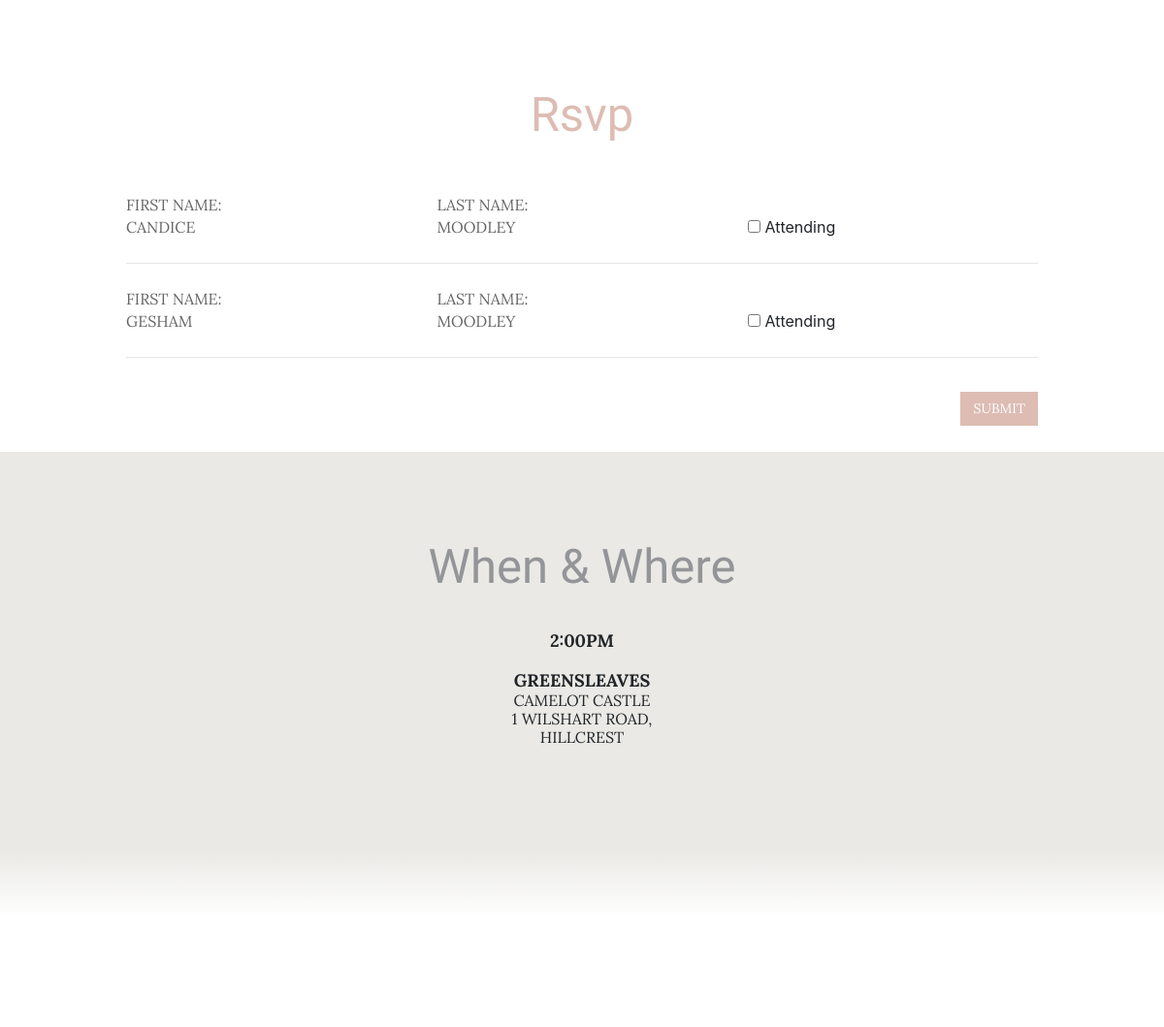
Page /rsvp/84/ (middle part) on the earlier database version.
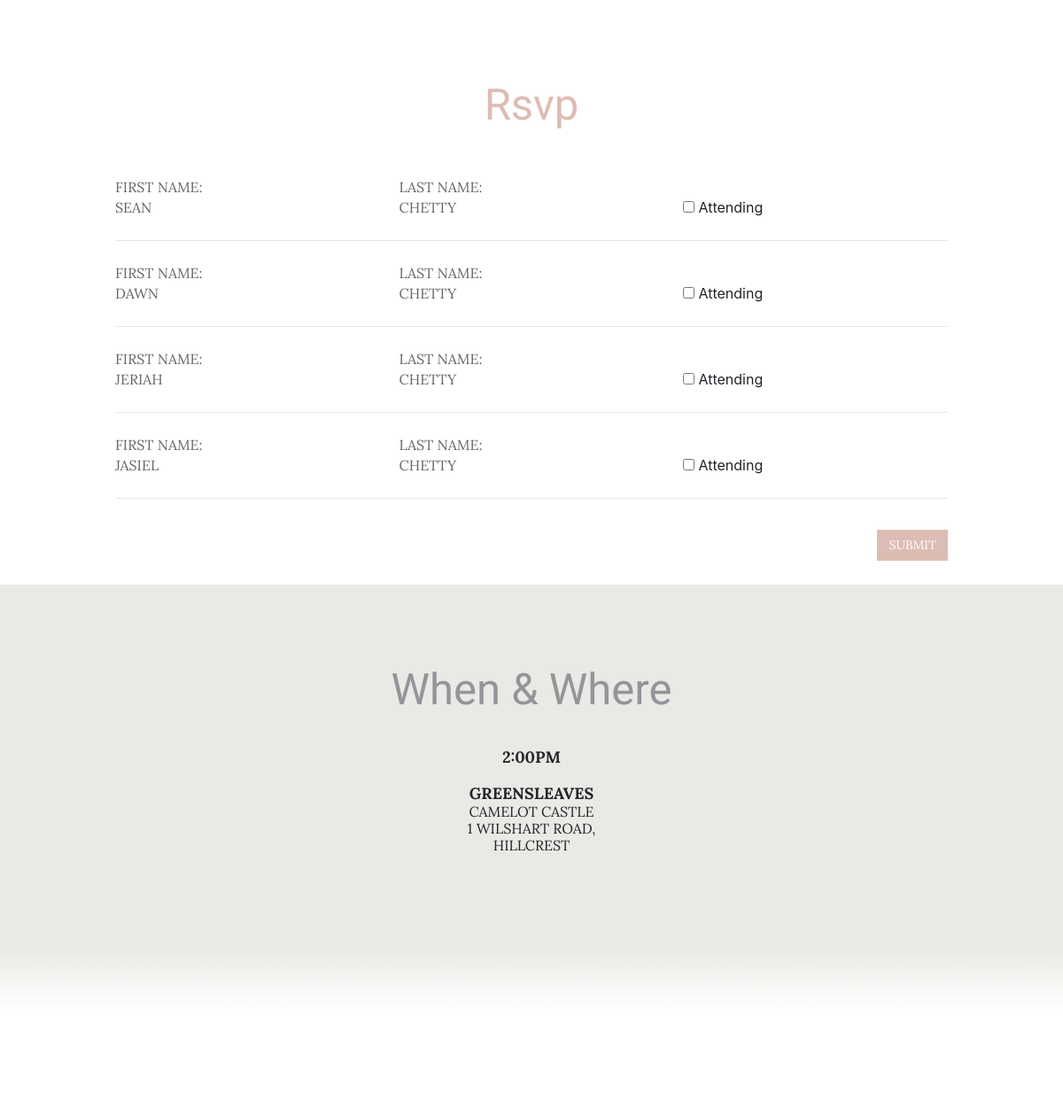
Same page on the later database version.
### guest/models.py (models this page shows, shortened)
class Guest(models.Model):
    first_name = models.CharField(max_length=100)
    last_name = models.CharField(max_length=100)
    invite = models.ForeignKey(Invite)
    attending = models.BooleanField(default=False)

### guest/views.py (the view)
# urls.py: url(r'^rsvp/(?P<id>(\d+))/$', views.rsvp),
def rsvp(request, id):
    guests = Guest.objects.filter(invite__invite_number=id)
    template_data = {
        'id': id,
        'guests': guests
    }
    template = 'qr-scan.html'
    if request.POST:
        for guest in guests:
            if 'attending_%s_%s' % (guest.first_name, guest.last_name) in request.POST:
                guest.attending = True
                guest.save()
                return HttpResponseRedirect('/confirmation/')
    return render(request, template, template_data,)

### guest/templates/qr-scan.html (shortened to what this page needs)
{% extends "base.html" %}
{% block content %}
<div class="form_attend">
  <div class="heading">Rsvp</div>
<form method="POST" class="post-form">
  {% for guest in guests %}
  <div class="name">First name:<br>{{guest.first_name}}</div>
  <div class="l_name"> Last name:<br>{{guest.last_name}}</div>
 <input type="checkbox" name="attending_{{guest.first_name}}_{{guest.last_name}}" value="yes"> Attending<br>
  <div class="line"></div>
  {% endfor %}
<button type="submit" class="save btn btn-default">Submit</button>
</form>
</div>
<div id="when">
        <div class="heading">When &amp; Where</div>
        <div class="details"><span style="font-weight:bold;">2:00pm</span><br><br><span style="font-weight:bold;">Greensleaves</span><br>Camelot Castle<br>1 Wilshart Road,<br>Hillcrest</div>
</div>
<div id="map_details">
        <a href="https://www.google.co.za/maps/place/Greensleeves+Medieval+Kingdom+at+Camelot/@-29.7608405,30.7686882,17z/data=!3m1!4b1!4m5!3m4!1s0x1ef6fb174ef90899:0x8a6f88276fd188a2!8m2!3d-29.7608452!4d30.7708822?hl=en" class="gradient" target="_blank"></a>
        <a href="https://www.google.co.za/maps/place/Greensleeves+Medieval+Kingdom+at+Camelot/@-29.7608405,30.7686882,17z/data=!3m1!4b1!4m5!3m4!1s0x1ef6fb174ef90899:0x8a6f88276fd188a2!8m2!3d-29.7608452!4d30.7708822?hl=en" target="_blank" id="map"></a>
</div>
{% endblock content %}

Differences in the rows shown:
no longer on this page (row edited): Guest: first_name "CANDICE", last_name "MOODLEY"
no longer on this page (row edited): Guest: first_name "GESHAM", last_name "MOODLEY"
now on this page (row edited): Guest: first_name "SEAN", last_name "CHETTY"
now on this page (row edited): Guest: first_name "DAWN", last_name "CHETTY"
now on this page (row edited): Guest: first_name "JERIAH", last_name "CHETTY"
now on this page (row edited): Guest: first_name "JASIEL", last_name "CHETTY"
